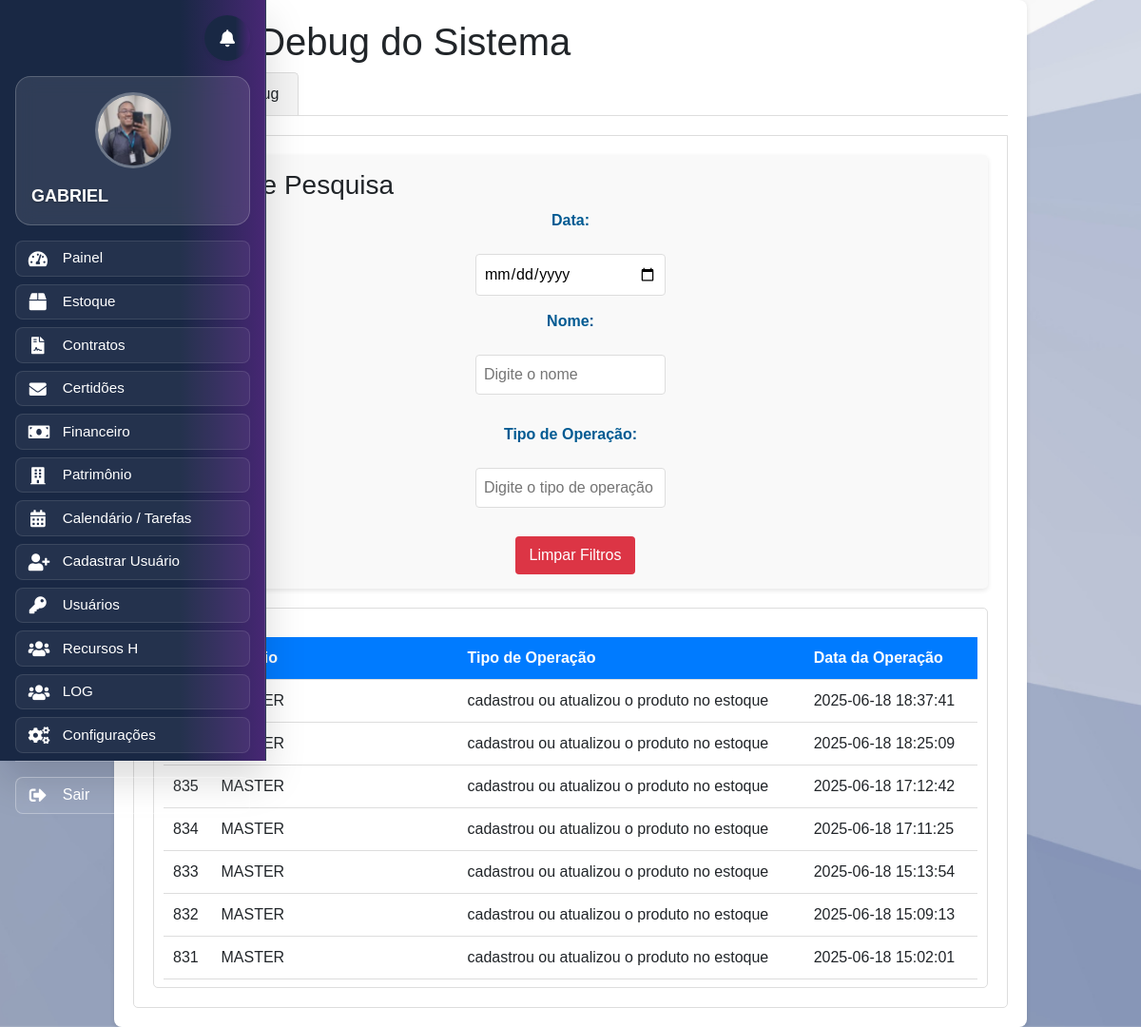
/log.php (signed in), run on the app's committed database.
### tables this page shows
CREATE TABLE `usuario` (
  `id` int(11) NOT NULL,
  `username` varchar(50) NOT NULL,
  `senha` varchar(255) NOT NULL,
  `matricula` varchar(20) NOT NULL,
  `email` varchar(100) NOT NULL,
  `setor` enum('administrador','estoque','patrimonio','financeiro','contratos','ccooperacao','cco') NOT NULL,
  `cargo` varchar(50) NOT NULL,
  `situacao` enum('ativo','inativo') DEFAULT 'ativo',
  `foto` varchar(255) DEFAULT 'default.png',
  `primeira_vez` tinyint(1) DEFAULT 1,
  `tempo_registro` datetime DEFAULT NULL
);

CREATE TABLE `log_eventos` (
  `id` int(11) NOT NULL,
  `matricula` varchar(255) NOT NULL,
  `tipo_operacao` varchar(255) NOT NULL,
  `data_operacao` timestamp NOT NULL DEFAULT current_timestamp()
);

### log.php (the view, shortened to what this page needs)
<?php
include 'banco.php';
$query = "SELECT * FROM log_eventos ORDER BY data_operacao DESC";
$resultado = $con->query($query);
include 'header.php';
?>
<!DOCTYPE html>
<html lang="pt-br">
<head>
    <link rel="stylesheet" href="style.css">
    <link rel="stylesheet" href="./src/style/log.css">
</head>
<body>
    <div class="container">
        <h1>Logs e Debug do Sistema</h1>
        <div class="tabs">
            <div class="tab-button active" data-tab="logs">Logs</div>
            <div class="tab-button" data-tab="debug">Debug</div>
        </div>
        <div class="tab-content active" id="logs">
            <div class="filter-container">
                <h3>Filtros de Pesquisa</h3>
                <form id="filterForm">
                    <label for="data_operacao">Data:</label>
                    <input type="date" id="data_operacao" name="data_operacao">
                    <label for="matricula">Nome:</label>
                    <input type="text" id="matricula" name="matricula" placeholder="Digite o nome">
                    <label for="tipo_operacao">Tipo de Operação:</label>
                    <input type="text" id="tipo_operacao" name="tipo_operacao" placeholder="Digite o tipo de operação">
                    <button type="button" class="btn-clear" id="clearFilters">Limpar Filtros</button>
                </form>
            </div>
            <div class="log-table-container" id="logTableContainer">
                <table id="logTable">
                    <thead>
                        <tr>
                            <th>ID</th>
                            <th>Usuário</th>
                            <th>Tipo de Operação</th>
                            <th>Data da Operação</th>
                        </tr>
                    </thead>
                    <tbody>
                        <?php
                        while ($row = $resultado->fetch_assoc()) {
                            echo "<tr>";
                            echo "<td>" . htmlspecialchars($row['id']) . "</td>";
                            echo "<td>" . htmlspecialchars($row['matricula']) . "</td>";
                            echo "<td>" . htmlspecialchars($row['tipo_operacao']) . "</td>";
                            echo "<td>" . htmlspecialchars($row['data_operacao']) . "</td>";
                            echo "</tr>";
                        }
                        ?>
                    </tbody>
                </table>
            </div>
        </div>
    </div>
</body>
</html>

### header.php (shortened to what this page needs)
<?php
require_once 'bancoo.php';
try {
    $username = $_SESSION['username'];
    $setor = $_SESSION['setor'];
    $fotoBasePath = 'uploads/';
    $query = $pdo->prepare("SELECT foto FROM usuario WHERE username = :username");
    $query->bindParam(':username', $username, PDO::PARAM_STR);
    $query->execute();
    $result = $query->fetch(PDO::FETCH_ASSOC);
    $foto = (!empty($result['foto']) && file_exists($fotoBasePath . $result['foto']))
        ? $fotoBasePath . $result['foto']
        : $fotoBasePath . 'man.png';
    $menuItens = [];
    switch ($setor) {
        case 'administrador':
            $menuItens = [
                ['link' => 'painel.php', 'nome' => 'Painel', 'icon' => 'tachometer-alt'],
                ['link' => 'homeestoque.php', 'nome' => 'Estoque', 'icon' => 'box'],
                ['link' => 'homecontratos.php', 'nome' => 'Contratos', 'icon' => 'file-contract'],
                 ['link' => 'certidoes.php', 'nome' => 'Certidões', 'icon' => 'envelope'],
                ['link' => 'homefinanceiro.php', 'nome' => 'Financeiro', 'icon' => 'money-bill'],
                ['link' => 'homepatrimonio.php', 'nome' => 'Patrimônio', 'icon' => 'building'],
                   ['link' => 'calendar.php', 'nome' => 'Calendário / Tarefas', 'icon' => 'calendar-alt'],
                ['link' => 'cadastro_usuario.php', 'nome' => 'Cadastrar Usuário', 'icon' => 'user-plus'],
                ['link' => 'gerenciarpermissao.php', 'nome' => 'Usuários', 'icon' => 'key'],
                ['link' => 'homeRh.php', 'nome' => 'Recursos H', 'icon' => 'users'],
                ['link' => 'log.php', 'nome' => 'LOG', 'icon' => 'users'],
                ['link' => 'configuracao.php', 'nome' => 'Configurações', 'icon' => 'cogs'],
            ];
            break;
    }
} catch (PDOException $e) {
    die("Erro ao acessar as informações do usuário: " . $e->getMessage());
}
?>
<!DOCTYPE html>
<html lang="pt-br">
<head>
    <link rel="stylesheet" href="src/style/lateral-menu.css">
    <link rel="stylesheet" href="src/style/sino.css">
    <link rel="stylesheet" href="src/style/modal-perfil.css">
    <link rel="stylesheet" href="https://stackpath.bootstrapcdn.com/bootstrap/4.5.2/css/bootstrap.min.css">
    <link rel="stylesheet" href="https://cdnjs.cloudflare.com/ajax/libs/font-awesome/5.15.3/css/all.min.css">
    <link rel="stylesheet" href="https://cdnjs.cloudflare.com/ajax/libs/font-awesome/5.15.4/css/all.min.css">
</head>
<body>
    <div class="wrapper">
        <nav id="sidebar" class="active">
            <div class="notification-system">
                <div class="notification-container">
                    <button class="notification-bell" id="notificacaoLink" data-toggle="dropdown" aria-haspopup="true" aria-expanded="false">
                        <div class="bell-icon">
                            <i class="fa fa-bell"></i>
                        </div>
                    </button>
                </div>
            </div>
            <div class="profile-section">
                <a href="#" data-toggle="modal" data-target="#perfilModal">
                    <img src="<?= htmlspecialchars(!empty($foto) ? $foto : '/default.png') ?>" alt="Perfil" class="rounded-circle">
                    <p><?= htmlspecialchars($username) ?></p>
                </a>
            </div>
            <ul class="list-unstyled components">
                <?php foreach ($menuItens as $item): ?>
                    <li>
                        <a href="<?= htmlspecialchars($item['link']) ?>">
                            <i class="fa fa-<?= htmlspecialchars($item['icon']) ?>"></i>
                            <span class="menu-text"><?= htmlspecialchars($item['nome']) ?></span>
                        </a>
                    </li>
                <?php endforeach; ?>
            </ul>
            <ul class="list-unstyled components">
                <li class="exit-btn">
                    <a href="sair.php" class="exit-btn-link">
                        <i class="fa fa-sign-out-alt exit-icon"></i>
                        <span>Sair</span>
                    </a>
                </li>
            </ul>
        </nav>
    </div>
</body>
</html>

### src/style/lateral-menu.css (style rules this page uses)
:root { --primary-gradient: linear-gradient(90deg, #192844 67.81%, #472774 100%); --secondary-gradient: linear-gradient(135deg, #472774 0%, #6a4c93 100%); --accent-gradient: linear-gradient(135deg, #667eea 0%, #764ba2 100%); --success-gradient: linear-gradient(135deg, #4facfe 0%, #00f2fe 100%); --warning-gradient: linear-gradient(135deg, #43e97b 0%, #38f9d7 100%); --danger-gradient: linear-gradient(135deg, #fa709a 0%, #fee140 100%); --glass-gradient: linear-gradient(135deg, rgba(255, 255, 255, 0.1) 0%, rgba(255, 255, 255, 0.05) 100%); --primary-color: #192844; --secondary-color: #472774; --accent-color: #667eea; --text-dark: #2d3748; --text-light: #718096; --bg-light: #f7fafc; --bg-white: #ffffff; --border-color: #e2e8f0; --shadow-sm: 0 1px 3px rgba(0, 0, 0, 0.1); --shadow-md: 0 4px 6px rgba(0, 0, 0, 0.1); --shadow-lg: 0 10px 25px rgba(0, 0, 0, 0.15); --shadow-xl: 0 20px 40px rgba(0, 0, 0, 0.2); --border-radius: 12px; --border-radius-sm: 6px; --transition-fast: all 0.2s ease; --transition-smooth: all 0.3s cubic-bezier(0.25, 0.46, 0.45, 0.94); --sidebar-width: 280px; }
* { box-sizing: border-box; }
body { margin: 0; padding: 0; font-family: "Inter", -apple-system, BlinkMacSystemFont, "Segoe UI", Roboto, sans-serif; background-image: url('../img/bk.png'); background-size: cover; background-position: center; background-repeat: no-repeat; overflow-x: hidden; }
#sidebar { background: var(--primary-gradient); color: white; padding: 1rem; position: fixed; height: 100vh; top: 0; left: 0; display: flex; flex-direction: column; align-items: stretch; width: var(--sidebar-width); box-shadow: var(--shadow-xl); border-right: 1px solid rgba(255, 255, 255, 0.1); z-index: 1000; transition: var(--transition-smooth); backdrop-filter: blur(10px); }
#sidebar::after { content: ""; position: absolute; top: 0; right: 0; width: 1px; height: 100%; background: linear-gradient(180deg, transparent 0%, rgba(255, 255, 255, 0.3) 50%, transparent 100%); }
#sidebar .profile-section { margin-bottom: 1rem; margin-top: 1rem; text-align: center; padding: 1rem; background: rgba(255, 255, 255, 0.1); border-radius: var(--border-radius); backdrop-filter: blur(10px); border: 1px solid rgba(255, 255, 255, 0.2); transition: var(--transition-smooth); width: 100%; }
#sidebar .profile-section img { width: 80px; height: 80px; border-radius: 50%; margin-bottom: 1rem; object-fit: cover; border: 3px solid rgba(255, 255, 255, 0.3); transition: var(--transition-smooth); }
#sidebar .profile-section p { font-size: 1.125rem; font-weight: 600; color: white; margin: 0; text-shadow: 0 1px 3px rgba(0, 0, 0, 0.3); }
#sidebar .profile-section a { text-decoration: none; color: inherit; }
.list-unstyled { width: 100%; padding-left: 0; list-style: none; margin: 0; }
#sidebar .components li { margin-bottom: 0.5rem; }
#sidebar .components li a { font-weight: 500; color: white; text-decoration: none; display: flex; align-items: center; padding: 0.40rem 0.8rem; border-radius: var(--border-radius-sm); transition: var(--transition-fast); background: rgba(255, 255, 255, 0.05); border: 1px solid rgba(255, 255, 255, 0.1); position: relative; overflow: hidden; }
#sidebar .components li a::after { content: ""; position: absolute; top: 0; left: 0; width: 3px; height: 100%; background: var(--accent-gradient); transform: scaleY(0); transition: var(--transition-fast); border-radius: 0 3px 3px 0; }
#sidebar .components li a i { margin-right: 1rem; font-size: 1.125rem; transition: var(--transition-fast); width: 20px; text-align: center; }
.menu-text { transition: var(--transition-fast); font-size: 0.95rem; }
.exit-btn { margin-top: auto; padding-top: 1rem; border-top: 1px solid rgba(255, 255, 255, 0.2); }
.exit-btn-link { border: 1px solid rgba(255, 255, 255, 0.3) !important; }
#sidebar { animation: slideIn 0.4s ease-out; }

### RH/crachaa/publico/css/style.css (style rules this page uses)
label { color: #005A92; font-size: bolder; }
.text1, p { display: grid; margin: 1px; text-align: start; gap: 2px; }

### data on the page
usuario: foto (picture)
log_eventos: matricula "MASTER", tipo_operacao "cadastrou ou atualizou o produto no estoque", data_operacao "2025-06-18 18:37:41"
log_eventos: matricula "MASTER", tipo_operacao "cadastrou ou atualizou o produto no estoque", data_operacao "2025-06-18 18:25:09"
log_eventos: id "835", matricula "MASTER", tipo_operacao "cadastrou ou atualizou o produto no estoque", data_operacao "2025-06-18 17:12:42"
log_eventos: id "834", matricula "MASTER", tipo_operacao "cadastrou ou atualizou o produto no estoque", data_operacao "2025-06-18 17:11:25"
log_eventos: id "833", matricula "MASTER", tipo_operacao "cadastrou ou atualizou o produto no estoque", data_operacao "2025-06-18 15:13:54"
log_eventos: id "832", matricula "MASTER", tipo_operacao "cadastrou ou atualizou o produto no estoque", data_operacao "2025-06-18 15:09:13"
log_eventos: id "831", matricula "MASTER", tipo_operacao "cadastrou ou atualizou o produto no estoque", data_operacao "2025-06-18 15:02:01"

### other printed values
$username "GABRIEL"
$item['nome'] "Painel"
$item['nome'] "Estoque"
$item['nome'] "Contratos"
$item['nome'] "Certidões"
$item['nome'] "Financeiro"
$item['nome'] "Patrimônio"
$item['nome'] "Calendário / Tarefas"
$item['nome'] "Cadastrar Usuário"
$item['nome'] "Usuários"
$item['nome'] "Recursos H"
$item['nome'] "LOG"
$item['nome'] "Configurações"
